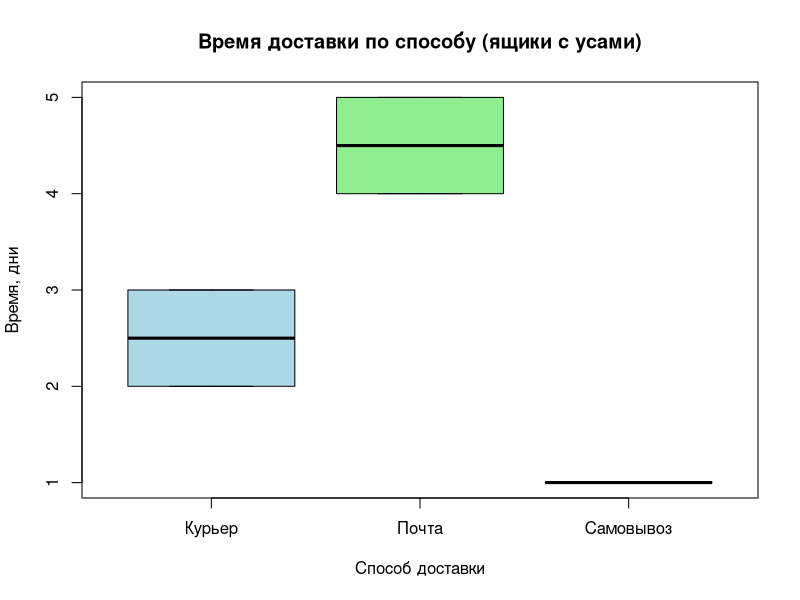

This chart was generated by the following R code:
# Сравнить распределение времени доставки (в днях) между тремя способами:
# "Курьер", "Почта", "Самовывоз".
# ВАЖНО: датасет крошечный (5 наблюдений), поэтому boxplot носит
# скорее учебный характер (для иллюстрации), но он всё равно строится.


# МАЛЕНЬКИЙ ДАТАСЕТ (5 СТРОК)
Method <- c("Курьер", "Курьер", "Почта", "Почта", "Самовывоз")
Days   <- c(2,        3,         5,       4,        1)

df_ship <- data.frame(Method, Days)
df_ship
str(df_ship)

# СТРОИМ BOXPLOT:
# Формула вида Y ~ X означает: рисуем распределение Y по группам X.
# Здесь: Days ~ Method — "ящики" времени доставки для каждого способа.
boxplot(
  Days ~ Method,
  data = df_ship,
  main = "Время доставки по способу (ящики с усами)",
  xlab = "Способ доставки",
  ylab = "Время, дни",
  col  = c("lightblue", "lightgreen", "moccasin")
)

# ПОДСКАЗКА ПО ИНТЕРПРЕТАЦИИ:
# - Линия в «ящике» — медиана.
# - Верх/низ «ящика» — 3-й и 1-й квартили.
# - «Усы» — диапазон без выбросов.
# - При очень малом числе наблюдений форма «ящика» может быть атипичной,
#   вплоть до отдельных точек (это нормально для малленького набора данных).
